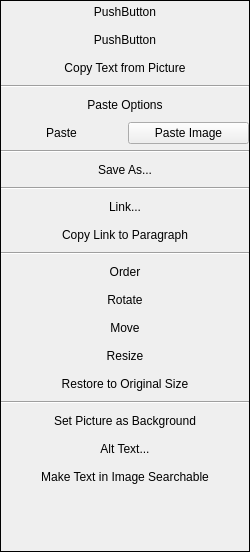
<?xml version="1.0" encoding="UTF-8"?>
<ui version="4.0">
 <class>ContextMenu</class>
 <widget class="QFrame" name="ContextMenu">
  <property name="geometry">
   <rect>
    <x>0</x>
    <y>0</y>
    <width>250</width>
    <height>552</height>
   </rect>
  </property>
  <property name="windowTitle">
   <string>Frame</string>
  </property>
  <property name="frameShape">
   <enum>QFrame::Box</enum>
  </property>
  <property name="frameShadow">
   <enum>QFrame::Plain</enum>
  </property>
  <property name="lineWidth">
   <number>1</number>
  </property>
  <layout class="QVBoxLayout" name="verticalLayout_2">
   <property name="leftMargin">
    <number>0</number>
   </property>
   <property name="topMargin">
    <number>0</number>
   </property>
   <property name="rightMargin">
    <number>0</number>
   </property>
   <property name="bottomMargin">
    <number>0</number>
   </property>
   <item>
    <layout class="QVBoxLayout" name="verticalLayout">
     <item>
      <widget class="QPushButton" name="pushButton_2">
       <property name="text">
        <string>PushButton</string>
       </property>
       <property name="flat">
        <bool>true</bool>
       </property>
      </widget>
     </item>
     <item>
      <widget class="QPushButton" name="pushButton_3">
       <property name="text">
        <string>PushButton</string>
       </property>
       <property name="flat">
        <bool>true</bool>
       </property>
      </widget>
     </item>
     <item>
      <widget class="QPushButton" name="pushButton">
       <property name="text">
        <string>Copy Text from Picture</string>
       </property>
       <property name="flat">
        <bool>true</bool>
       </property>
      </widget>
     </item>
     <item>
      <widget class="Line" name="line">
       <property name="orientation">
        <enum>Qt::Horizontal</enum>
       </property>
      </widget>
     </item>
     <item>
      <widget class="QPushButton" name="pushButton_4">
       <property name="text">
        <string>Paste Options</string>
       </property>
       <property name="flat">
        <bool>true</bool>
       </property>
      </widget>
     </item>
     <item>
      <layout class="QHBoxLayout" name="horizontalLayout">
       <item>
        <widget class="QPushButton" name="pushButton_5">
         <property name="text">
          <string>Paste</string>
         </property>
         <property name="flat">
          <bool>true</bool>
         </property>
        </widget>
       </item>
       <item>
        <widget class="QPushButton" name="pushButton_6">
         <property name="text">
          <string>Paste Image</string>
         </property>
        </widget>
       </item>
      </layout>
     </item>
     <item>
      <widget class="Line" name="line_2">
       <property name="orientation">
        <enum>Qt::Horizontal</enum>
       </property>
      </widget>
     </item>
     <item>
      <widget class="QPushButton" name="pushButton_7">
       <property name="text">
        <string>Save As...</string>
       </property>
       <property name="flat">
        <bool>true</bool>
       </property>
      </widget>
     </item>
     <item>
      <widget class="Line" name="line_3">
       <property name="orientation">
        <enum>Qt::Horizontal</enum>
       </property>
      </widget>
     </item>
     <item>
      <widget class="QPushButton" name="pushButton_8">
       <property name="text">
        <string>Link...</string>
       </property>
       <property name="flat">
        <bool>true</bool>
       </property>
      </widget>
     </item>
     <item>
      <widget class="QPushButton" name="pushButton_9">
       <property name="text">
        <string>Copy Link to Paragraph</string>
       </property>
       <property name="flat">
        <bool>true</bool>
       </property>
      </widget>
     </item>
     <item>
      <widget class="Line" name="line_4">
       <property name="orientation">
        <enum>Qt::Horizontal</enum>
       </property>
      </widget>
     </item>
     <item>
      <widget class="QPushButton" name="pushButton_10">
       <property name="text">
        <string>Order</string>
       </property>
       <property name="flat">
        <bool>true</bool>
       </property>
      </widget>
     </item>
     <item>
      <widget class="QPushButton" name="pushButton_11">
       <property name="text">
        <string>Rotate</string>
       </property>
       <property name="flat">
        <bool>true</bool>
       </property>
      </widget>
     </item>
     <item>
      <widget class="QPushButton" name="pushButton_12">
       <property name="text">
        <string>Move</string>
       </property>
       <property name="flat">
        <bool>true</bool>
       </property>
      </widget>
     </item>
     <item>
      <widget class="QPushButton" name="pushButton_13">
       <property name="text">
        <string>Resize</string>
       </property>
       <property name="flat">
        <bool>true</bool>
       </property>
      </widget>
     </item>
     <item>
      <widget class="QPushButton" name="pushButton_14">
       <property name="text">
        <string>Restore to Original Size</string>
       </property>
       <property name="flat">
        <bool>true</bool>
       </property>
      </widget>
     </item>
     <item>
      <widget class="Line" name="line_5">
       <property name="orientation">
        <enum>Qt::Horizontal</enum>
       </property>
      </widget>
     </item>
     <item>
      <widget class="QPushButton" name="pushButton_15">
       <property name="text">
        <string>Set Picture as Background</string>
       </property>
       <property name="flat">
        <bool>true</bool>
       </property>
      </widget>
     </item>
     <item>
      <widget class="QPushButton" name="pushButton_16">
       <property name="text">
        <string>Alt Text...</string>
       </property>
       <property name="flat">
        <bool>true</bool>
       </property>
      </widget>
     </item>
     <item>
      <widget class="QPushButton" name="pushButton_17">
       <property name="text">
        <string>Make Text in Image Searchable</string>
       </property>
       <property name="flat">
        <bool>true</bool>
       </property>
      </widget>
     </item>
     <item>
      <spacer name="verticalSpacer">
       <property name="orientation">
        <enum>Qt::Vertical</enum>
       </property>
       <property name="sizeHint" stdset="0">
        <size>
         <width>20</width>
         <height>40</height>
        </size>
       </property>
      </spacer>
     </item>
    </layout>
   </item>
  </layout>
 </widget>
 <resources/>
 <connections/>
</ui>
